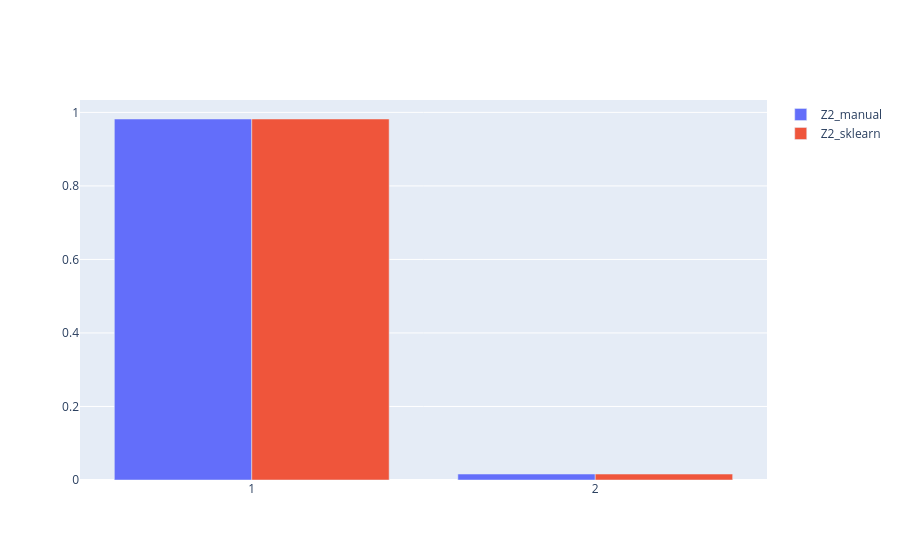

Source (notebook cell):
### Code cell
components_2 = [1, 2]

bar_char_fit = go.Figure()
bar_char_fit.add_trace(
    go.Bar(name='Z2_manual', x=components_2, y=exp_variance_ratio_manual[:2])
)
bar_char_fit.add_trace(
    go.Bar(name='Z2_sklearn', x=components_2, y=exp_variance_ratio_sklearn)
)
bar_char_fit.update_layout(barmode='group')
bar_char_fit.show()

### Figure 1 — Plotly figure (JSON) as saved in the notebook; plotly's stock layout.template omitted (floating-point values rounded to 4 significant figures)
{"data": [{"name": "Z2_manual", "type": "bar", "x": [1, 2], "y": [0.982, 0.01618]}, {"name": "Z2_sklearn", "type": "bar", "x": [1, 2], "y": [0.982, 0.01618]}], "layout": {"barmode": "group"}}
